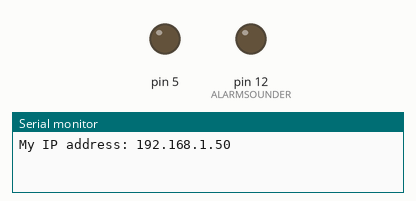
This sketch was run on a simulated Arduino Uno, built with avr-gcc and run on an emulated ATmega328P. Parts: output pins drawn as LEDs (lit = HIGH), the last lines printed to the serial monitor. WiFi joins after 1.5 s; servers stay silent unless stated; uploads are accepted with an empty reply.

Above: at 2.55 s.
At 5.6 s:
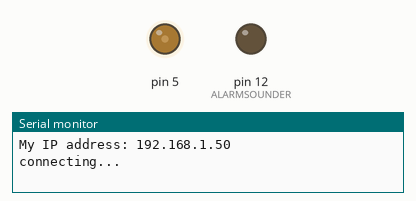
At 6.0 s:
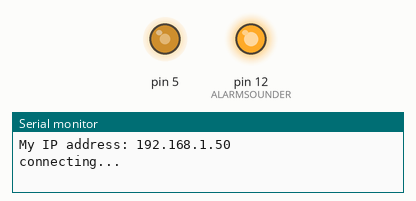
At 6.4 s:
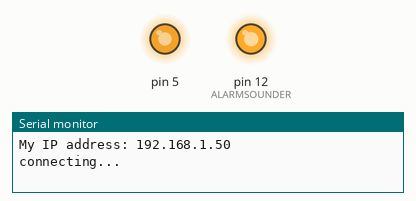
Timing chart, 0 to 11.5 s (numbered marks = the images above):
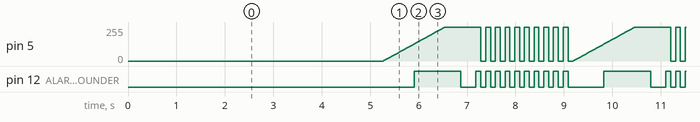

The sketch:

ArduinoSiteMonitor.ino
```cpp
#include <SPI.h>
#include <Ethernet.h>


#define ALARMSOUNDER 12

byte mac[] = {
  0xDE, 0xAD, 0xBE, 0xEF, 0xFE, 0xED};


// initialize the library instance:
EthernetClient client;

char server[] = "188.226.156.119";
char server2[] = "78.46.193.102";


unsigned long lastConnectionTime = 0;          // last time you connected to the server, in milliseconds
boolean lastConnected = false;                 // state of the connection last time through the main loop
const unsigned long postingInterval = 5*1000;  // delay between updates, in milliseconds

void setup() {
  // start serial port:
  Serial.begin(9600);
  // give the ethernet module time to boot up:
  delay(1000);
  // start the Ethernet connection using a fixed IP address and DNS server:
  Ethernet.begin(mac);
  // print the Ethernet board/shield's IP address:
  Serial.print("My IP address: ");
  Serial.println(Ethernet.localIP());


  pinMode(ALARMSOUNDER, OUTPUT);


}

void loop() {
  // if there's incoming data from the net connection.
  // send it out the serial port.  This is for debugging
  // purposes only:
  if (client.available()) {
//    char c = client.read();
//    Serial.print(c);

      siren(5);
  }

  // if there's no net connection, but there was one last time
  // through the loop, then stop the client:
  if (!client.connected() && lastConnected) {
    Serial.println();
    Serial.println("disconnecting.");
    client.stop();
  }

  // if you're not connected, and ten seconds have passed since
  // your last connection, then connect again and send data:
  if(!client.connected() && (millis() - lastConnectionTime > postingInterval)) {
    httpRequest();
  }
  // store the state of the connection for next time through
  // the loop:
  lastConnected = client.connected();
}

// this method makes a HTTP connection to the server:
void httpRequest() {
  // if there's a successful connection:
  if (client.connect(server, 80)) {
    Serial.println("connecting...");
    // send the HTTP PUT request:
    client.println("GET / HTTP/1.1");
    client.println("Host: 188.226.156.119");
    client.println("User-Agent: arduino-ethernet");
    client.println("Connection: close");
    client.println();

    // note the time that the connection was made:
    lastConnectionTime = millis();
  }
  else {
    // if you couldn't make a connection:
    Serial.println("connection failed");
    Serial.println("disconnecting.");
    client.stop();
  }
}

void siren(int serverPin)
{

  int i = 0;

  for(i = 0; i < 255; i = i + 2)
  {

      analogWrite(serverPin, i);
      analogWrite(ALARMSOUNDER, i);
      delay(10);
  }
  for(i = 255; i > 1; i = i - 2)
  {
      analogWrite(serverPin, i);
      analogWrite(ALARMSOUNDER, i);
      delay(5);
  }
  for(i = 1; i <= 10; i++)
  {
      analogWrite(serverPin, 255);
      analogWrite(ALARMSOUNDER, 200);
      delay(100);
      analogWrite(serverPin, 0);
      analogWrite(ALARMSOUNDER, 25);
      delay(100);
  }


}
```

Measured:
- by itself, pin 5: moves between 0/255 and 255/255, repeating every 3.9 s
- by itself, pin 12 (ALARMSOUNDER): repeats every 3.9 s: LOW 0.32 s, 9 × (HIGH 0.10 s, LOW 0.10 s), HIGH 0.10 s, LOW 0.74 s, HIGH 0.96 s
